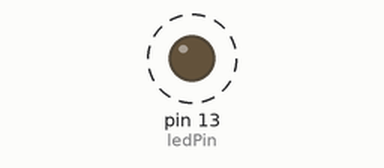
Simulated run of this program. Board: Arduino Uno, built with avr-gcc and run on an emulated ATmega328P. Shown: output pins drawn as LEDs (lit = HIGH). Dashed ring = blinking.

Above: at 0.5 s.
Timing chart, 0 to 4.6 s (numbered marks = the images above):
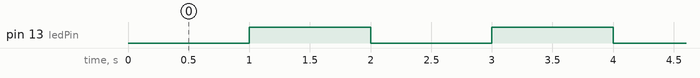

The program:

main.cpp
```cpp
#include <Arduino.h>


#define ledPin 13  // Het pinnummer waar de LED op is aangesloten
unsigned long previousMillis = 0;  // Variabele om de vorige millis-tijd op te slaan
unsigned long interval = 1000;     // Interval in milliseconden (1 seconde)
boolean ledState = LOW;  // Huidige status van de LED

void setup() {
  pinMode(ledPin, OUTPUT);
}

void loop() {
  unsigned long currentMillis = millis();  // Huidige millis-tijd

  if (currentMillis - previousMillis >= interval) {
    // Controleer of er een seconde is verstreken
    previousMillis = currentMillis;  // Update de vorige millis-tijd

    // Wissel de status van de LED (aan/uit)
    if (ledState == LOW) {
      ledState = HIGH;
    } else {
      ledState = LOW;
    }

    digitalWrite(ledPin, ledState);  // Zet de LED aan of uit
  }

  // Voer hier de rest van je code uit
}
```

Measured:
- by itself, pin 13 (ledPin): alternates HIGH for 1.0 s and LOW for 1.0 s
